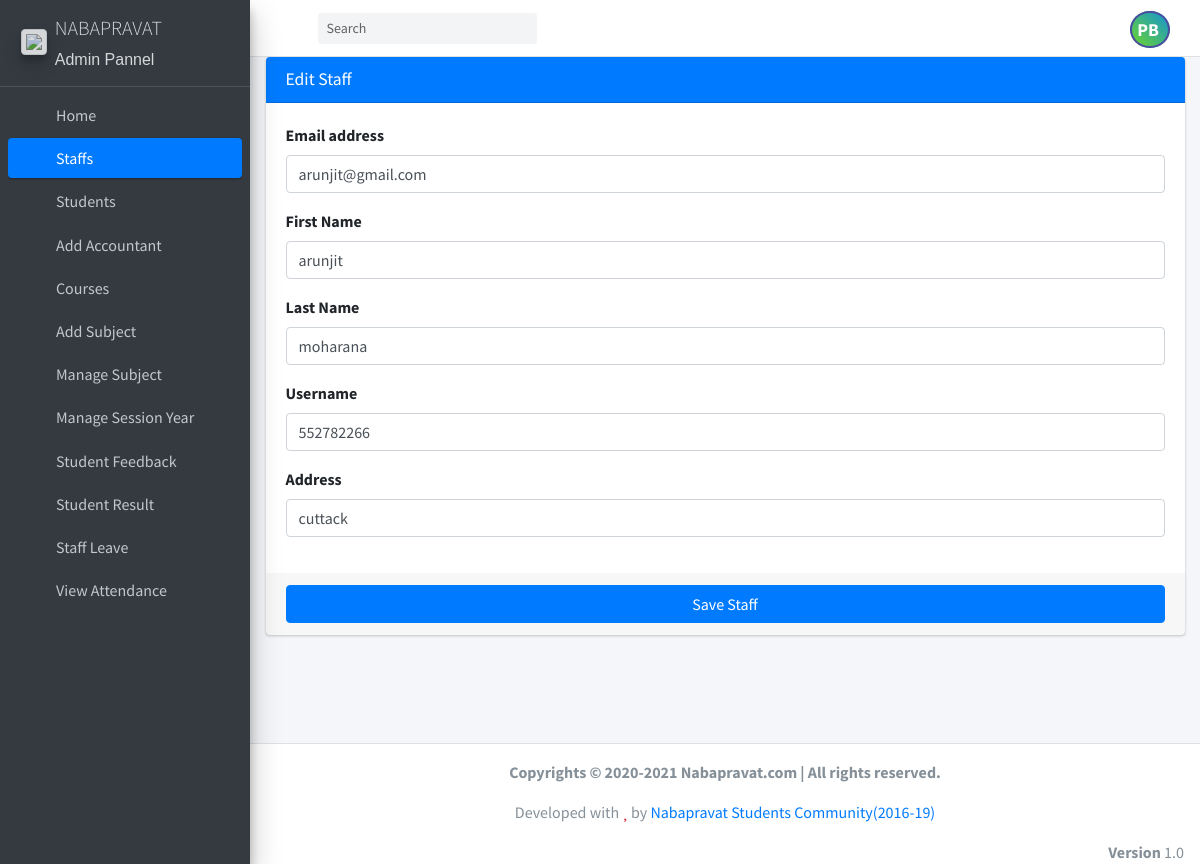
/edit_staff/2 (signed in), run on the app's committed database.
### student_management_app/models.py (models this page shows)
class CustomUser(AbstractUser):
    user_type_data=((1,"HOD"),(2,"Staff"),(3,"Student"),(4,"Accountant"))
    profile_photo = models.FileField()
    user_type=models.CharField(default=1,choices=user_type_data,max_length=10)

class Staffs(models.Model):
    id=models.AutoField(primary_key=True)
    admin=models.OneToOneField(CustomUser,on_delete=models.CASCADE)
    address=models.TextField()
    created_at=models.DateTimeField(auto_now_add=True)
    updated_at=models.DateTimeField(auto_now_add=True)
    objects=models.Manager()

### student_management_app/HodViews.py (the view)
# urls.py: path('edit_staff/<str:staff_id>', HodViews.edit_staff,name="edit_staff"),
def edit_staff(request,staff_id):
    staff=Staffs.objects.get(admin=staff_id)
    return render(request,"hod_template/edit_staff_template.html",{"staff":staff,"id":staff_id})

### student_management_app/context_processor.py (called while the page is built)
def seen_processor(request):
    seen = Notice.objects.filter(seen=False).count()
    return {'seen':seen}

### student_management_app/templates/hod_template/edit_staff_template.html (shortened to what this page needs)
{% extends 'hod_template/base_template.html' %}
{% block main_content %}
    <section class="content">
      <div class="container-fluid">
          <div class="row">
              <div class="col-md-12">
            <div class="card card-primary">
              <div class="card-header">
                <h3 class="card-title">Edit Staff</h3>
              </div>
              <form role="form" action="/edit_staff_save" method="post">
                <div class="card-body">
                  <div class="form-group">
                    <label>Email address</label>
                    <input type="email" class="form-control" name="email" placeholder="Enter email" value="{{ staff.admin.email }}">
                  </div>
                   <div class="form-group">
                    <label>First Name</label>
                    <input type="text" class="form-control" placeholder="First Name" name="first_name" value="{{ staff.admin.first_name }}">
                  </div>
                   <div class="form-group">
                    <label>Last Name</label>
                    <input type="text" class="form-control" placeholder="Last Name" name="last_name" value="{{ staff.admin.last_name }}">
                  </div>
                   <div class="form-group">
                    <label>Username</label>
                    <input type="text" class="form-control" placeholder="Username" name="username" value="{{ staff.admin.username }}">
                  </div>
                  <div class="form-group">
                    <label>Address</label>
                    <input type="text" class="form-control" placeholder="Address" name="address" value="{{ staff.address }}">
                  </div>
                </div>
                <div class="card-footer">
                  <button type="submit" class="btn btn-primary btn-block">Save Staff</button>
                </div>
              </form>
            </div>
          </div>
          </div>
      </div>
    </section>
{% endblock main_content %}

### student_management_app/templates/hod_template/base_template.html (shortened to what this page needs)
{% load static %}
<!DOCTYPE html>
<html>
<head>
  <link rel="stylesheet" href="{% static "plugins/fontawesome-free/css/all.min.css" %}">
  <link rel="stylesheet" href="https://code.ionicframework.com/ionicons/2.0.1/css/ionicons.min.css">
  <link rel="stylesheet" href="{% static "plugins/tempusdominus-bootstrap-4/css/tempusdominus-bootstrap-4.min.css" %}">
  <link rel="stylesheet" href="{% static "plugins/icheck-bootstrap/icheck-bootstrap.min.css" %}">
  <link rel="stylesheet" href="{% static "plugins/jqvmap/jqvmap.min.css" %}">
  <link rel="stylesheet" href="{% static "dist/css/adminlte.min.css" %}">
  <link rel="stylesheet" href="{% static "plugins/overlayScrollbars/css/OverlayScrollbars.min.css" %}">
  <link rel="stylesheet" href="{% static "plugins/daterangepicker/daterangepicker.css" %}">
  <link rel="stylesheet" href="{% static "plugins/summernote/summernote-bs4.css" %}">
</head>
<body class="hold-transition sidebar-mini layout-fixed">
<div class="wrapper">
  <nav class="main-header navbar navbar-expand navbar-white navbar-light">
    <ul class="navbar-nav">
      <li class="nav-item">
        <a class="nav-link" data-widget="pushmenu" href="#"><i class="fas fa-bars"></i></a>
      </li>
    </ul>
    <form class="form-inline ml-3">
      <div class="input-group input-group-sm">
        <input class="form-control form-control-navbar" type="search" placeholder="Search" aria-label="Search">
        <div class="input-group-append">
          <button class="btn btn-navbar" type="submit">
            <i class="fas fa-search"></i>
          </button>
        </div>
      </div>
    </form>
    <ul class="navbar-nav ml-auto">
      <li class="nav-item dropdown show2">
        <a class="nav-link text-uppercase" data-toggle="dropdown" href="#" aria-expanded="true">
          {% if request.user.profile_photo == '' %}
          <span class="text-uppercase rounded-circle" style="font-size: 18px;
          font-weight: bold;
          border: 2px solid rgb(76, 76, 163);
          padding: 5px;
          text-align: center;
          background-image: linear-gradient(44deg, #6ad52c, #1695d2);color: white;">
          {{request.user.first_name.0}}{{request.user.last_name.0}}
          </span>
         {% else %}
         <img src="{{request.user.profile_photo}}" class="rounded-circle border border-danger" width="40px" height="40px">
         {% endif %}
        </a>
      </li>
    </ul>
  </nav>
    {% include 'hod_template/sidebar_template.html' with user=user id=id %}
   <div class="content-wrapper">
     {% block main_content %}{% endblock main_content %}
  </div>
    {% include 'hod_template/footer.html' %}
</div>
</body>
</html>

### data on the page
CustomUser: user.first_name.0 "P", user.last_name.0 "B"
Staffs: email "arunjit@gmail.com", first_name "arunjit", last_name "moharana", username "552782266", address "cuttack"
